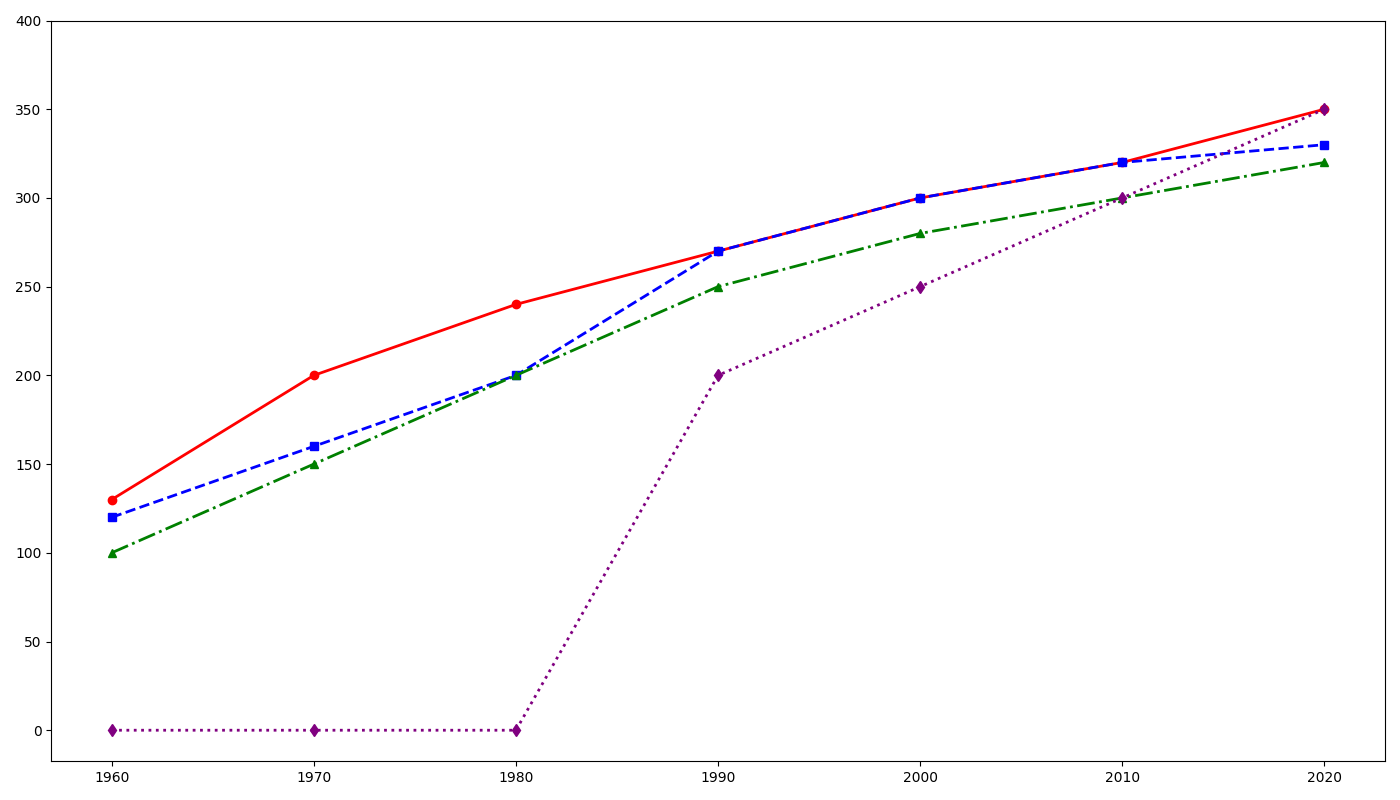

Write the Python code that produced this figure.
import matplotlib.pyplot as plt
import numpy as np

# Decades for the x-axis
decades = np.array([1960, 1970, 1980, 1990, 2000, 2010, 2020])

# Hypothetical data: Average speeds of fastest trains (in km/h) in different countries
japan_speeds = [130, 200, 240, 270, 300, 320, 350]
france_speeds = [120, 160, 200, 270, 300, 320, 330]
germany_speeds = [100, 150, 200, 250, 280, 300, 320]
china_speeds = [0, 0, 0, 200, 250, 300, 350]

# Create the figure and axis
fig, ax = plt.subplots(figsize=(14, 8))

# Plot the average speeds for each country
ax.plot(decades, japan_speeds, marker='o', linestyle='-', linewidth=2, color='red')
ax.plot(decades, france_speeds, marker='s', linestyle='--', linewidth=2, color='blue')
ax.plot(decades, germany_speeds, marker='^', linestyle='-.', linewidth=2, color='green')
ax.plot(decades, china_speeds, marker='d', linestyle=':', linewidth=2, color='purple')

# Customize ticks
ax.set_xticks(decades)
ax.set_yticks(np.arange(0, 401, 50))

# Automatically adjust layout for better visibility of elements
plt.tight_layout()

# Display the plot
plt.show()
